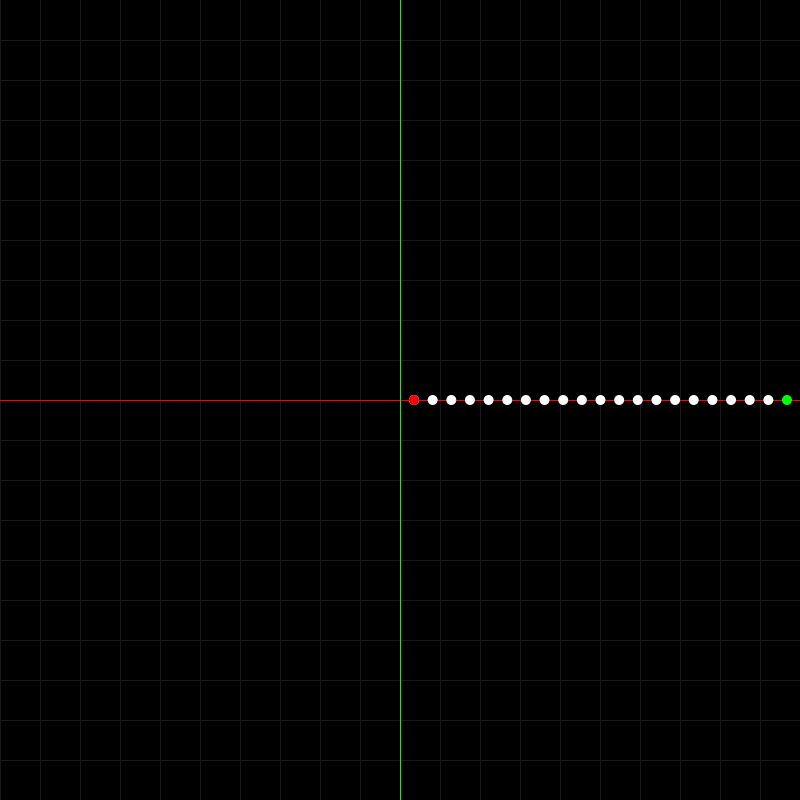
Frame 1 (no input)
Frame 60 (the mouse pressed at the canvas centre just before this capture): identical to frame 1, image omitted
Frame 120 (the mouse held since frame 60 and released just before this capture): identical to frame 1, image omitted

The Processing sketch that drew this single still picture (run headless with seeded random() and noise(); from frame 60 on, the mouse is pressed at the canvas centre):

// Processing sketch: sketch_interpolations
// ── sketch_interpolations.pde
float[] point = new float[3];
float[][] matrix = {{0, -1, 30}, {-1, 0, 30}, {0, 0, 1}};

//float[] rotatedPoint = new float[3];
//float delta = 0;
//float[][] rotationMatrix = {{cos(PI*delta), -sin(PI*delta), 0}, {sin(PI*delta), cos(PI*delta), 0}, {0, 0, 1}};
int[] minPoint = new int[2];
int[] maxPoint = new int[2];
int nx, ny;
int[][] uniformGrid;

int[][] pointsCloud;
//------------------------ Interpolation
float sampleOne;
float sampleTwo;
float continuity;

void setup() {
  //noCursor();
  sampleOne = 14;
  sampleTwo = 387;
  continuity = 20; // the amount of new data points to interpolate
  size(800, 800);
  background(0, 0, 0, 5);
  createCoordinatesSystem();
  drawInterpolatedLine();
}

void drawInterpolatedLine() {
  noStroke();
  noSmooth();
  println(sampleOne); // The sample f(Xo)
  for (int i = 0; i < continuity; i++) {
    float t = i*(1 / continuity);
    ellipse(linearInterpolation(t, sampleOne, sampleTwo), 0, 10, 10);
    println("interpolated: "+linearInterpolation(t, sampleOne, sampleTwo));
  }
  fill(255, 0, 0);
  ellipse(sampleOne, 0, 10, 10);
  fill(0, 255, 0);
  ellipse(sampleTwo, 0, 10, 10);
  println(sampleTwo);//The sample f(Xo)
}

float linearInterpolation( float t, float startSample, float endSample) {
  /*
  Special case in which "t" belongs [0,1]
  (1-t)*f(X0) + t*f(X1)
  */
  float interpolated = ((1-t) * startSample) + (t*endSample);
  return interpolated;
}


void mousePressed() {
  background(0, 0, 0, 5);
  createCoordinatesSystem();
  sampleTwo = globalMouseX();
  drawInterpolatedLine();
}


float scalarField(float x, float y) {

  float result = 2*(x*y) + (4*(y*y));
  return result;
}

float field(float x, float y) {

  float result = (x * x) + (x*y);
  return result;
}

float cuadraticCurve(float base) { //, int m, int c
  float exponent = 3;
  float result = 1;
  while (exponent != 0) {

    result *= base;
    exponent--;
  }
  return result; //m*x + c;
}




void draw() {
}

void createCoordinatesSystem() {
  translate(width/2, height/2);
  scale(1, -1);
  createGrid(20, 20, 40);
  stroke(255, 0, 0);
  line(-width, 0, width, 0); // X axis
  stroke(0, 255, 0);
  line(0, -height, 0, height); // Y axis
}

int[][] createUniformSampleGrid(int[] minPoint, int[] maxPoint, int nx, int ny) {

  int[][] uniformGrid = new int[(nx*ny)][2];
  int nCols = nx - 1; //number of rows
  int nRows = ny - 1; //number of columns

  int xMin =  minPoint[0];
  int yMin =  minPoint[1];

  int xMax =  maxPoint[0];
  int yMax =  maxPoint[1];

  int dx = (xMax - xMin) / nCols;
  int dy = (yMax - yMin) / nRows;

  for (int j = 0; j < ny; j++) {
    for (int i = 0; i < nx; i++) {
      println("j: "+j+" i: "+i );

      uniformGrid[(j*nx)+i][0] = (i*dx) + xMin;
      uniformGrid[(j*nx)+i][1] = (j*dy) + yMin;

      println("uniformGrid["+((j*nx)+i)+"][0] = "+((i*dx) + xMin));
      println("uniformGrid["+((j*nx)+i)+"][1] = "+((j*dy) + yMin));
      println("-----------------");
    }
  }

  return uniformGrid;
}


int globalMouseX() {
  return mouseX - (width/2);
}
int globalMouseY() {
  return -1*(mouseY - (height/2));
}

void createGrid(int rows, int coloumns, int cellSize) {
  for (int j = 0; j < coloumns; j++) {
    for (int i = 0; i < rows; i++) {
      stroke(24);
      line(-width, (j*cellSize)-(height/2), width, (j*cellSize)-(height/2)); // X axis
      line((i*cellSize)-(width/2), -height, (i*cellSize)-(width/2), height); // Y axis
    }
  }
}

/*
int getY(int x) { //, int m, int c
 return -x + 30; //m*x + c;
 }
 
 float[] getNewPoint(float[][] matrix, float[] point) {
 float[] newPoint = new float[3];
 for (int mRow=0; mRow < matrix.length; mRow++) {
 for (int mCol=0; mCol < matrix[mRow].length; mCol++) {
 newPoint[mRow] += point[mCol] * matrix[mRow][mCol];
 }
 }
 return newPoint;
 }*/
